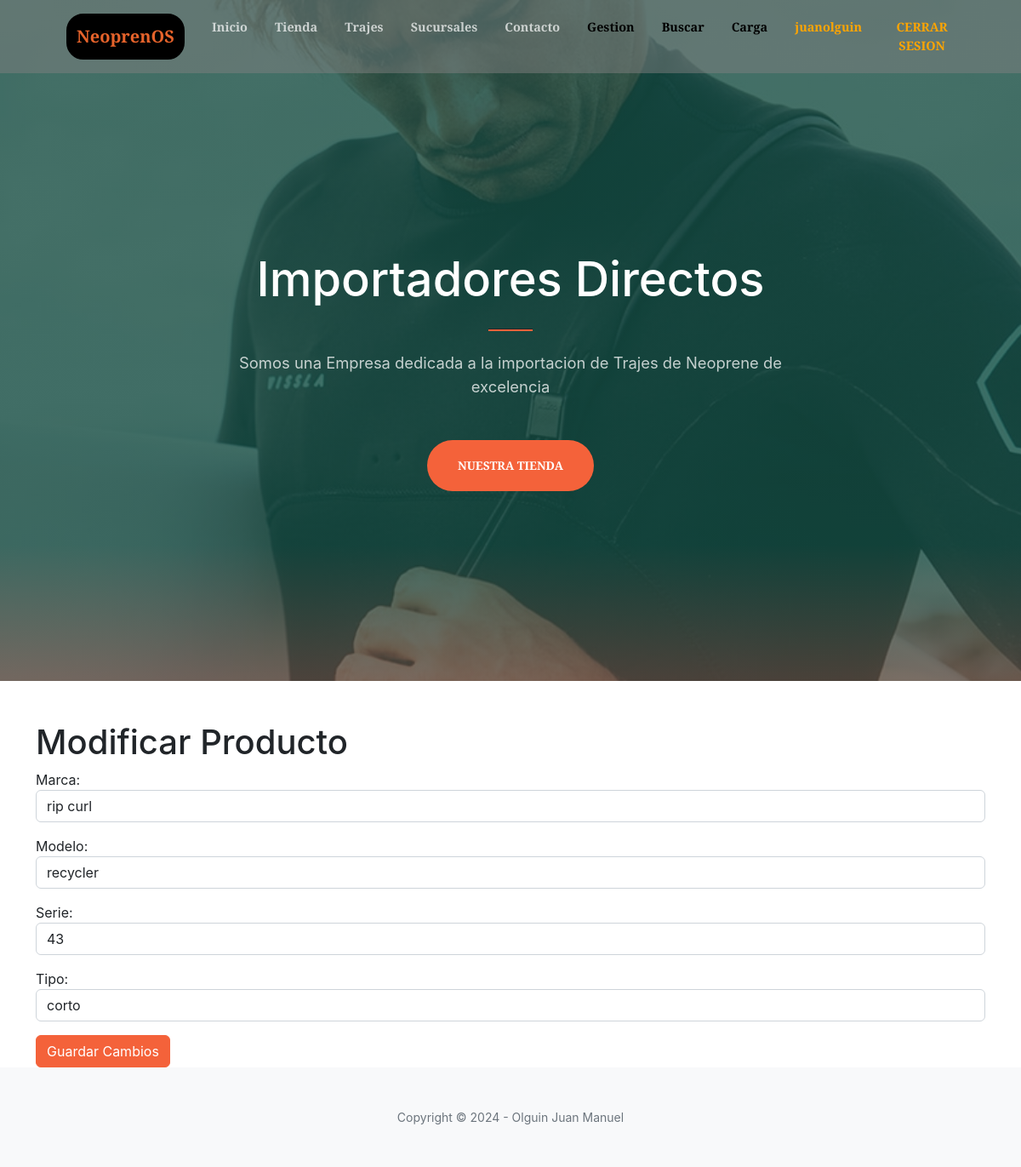
The app's page /Neoprenos/modificar_producto/22/ (signed in) with its own data.
### Neoprenos/models.py (models this page shows, shortened)
class neoprenos(models.Model) :
    marca =models.CharField(max_length=30)
    modelo=models.CharField(max_length=30)
    serie=models.IntegerField()
    tipo=models.CharField(max_length=20)

### Neoprenos/views.py (the view)
# urls.py: path('modificar_producto/<int:producto_id>/', modificar_producto, name='modificar_producto')
@login_required
def modificar_producto(request, producto_id):
    producto = get_object_or_404(neoprenos, id=producto_id)
    if request.method == 'POST':
        form = ModificacionProductoForm(request.POST, instance=producto)
        if form.is_valid():
            form.save()
            messages.success(request, "Producto modificado correctamente.")
            return redirect('gestionarProducto')
    else:
        form = ModificacionProductoForm(instance=producto)
    return render(request, 'Neoprenos/modificar_producto.html', {'form': form, 'producto': producto})

### Neoprenos/forms.py
class ModificacionProductoForm(forms.ModelForm):
    class Meta:
        model = neoprenos
        fields = ['marca', 'modelo', 'serie', 'tipo']
        widgets = {
            'marca': forms.TextInput(attrs={'class': 'form-control', 'placeholder': 'Marca'}),
            'modelo': forms.TextInput(attrs={'class': 'form-control', 'placeholder': 'Modelo'}),
            'serie': forms.TextInput(attrs={'class': 'form-control', 'placeholder': 'Serie'}),
            'tipo': forms.TextInput(attrs={'class': 'form-control', 'placeholder': 'Tipo'}),
        }

### Neoprenos/templates/Neoprenos/modificar_producto.html (shortened to what this page needs)
{% extends "Neoprenos/base.html" %}
{% load static %}
{% block main %}
<div class="container mt-5">
    <h1>Modificar Producto</h1>
    <form method="POST">
        {{ form.as_p }}
        <button type="submit" class="btn btn-primary">Guardar Cambios</button>
    </form>
</div>
{% endblock %}

### Neoprenos/templates/Neoprenos/base.html (shortened to what this page needs)
<!DOCTYPE html>
{% load static %}
<html lang="en">
    <head>
        <link href="https://cdn.jsdelivr.net/npm/bootstrap-icons@1.5.0/font/bootstrap-icons.css" rel="stylesheet" />
        <link href="https://cdnjs.cloudflare.com/ajax/libs/SimpleLightbox/2.1.0/simpleLightbox.min.css" rel="stylesheet" />
        <link href="{% static 'Neoprenos/css/styles.css' %}" rel="stylesheet" />
    </head>
    <body id="page-top">
        <nav class="navbar navbar-expand-lg navbar-light fixed-top py-3" id="mainNav">
            <div class="container px-4 px-lg-5">
                <a style ="color : rgb(230, 99, 43);border:2px solid black;padding:10px;border-radius: 20px;background-color:black;" class="navbar-brand" href="{% url 'Inicio' %}">NeoprenOS  </a>
                <div class="collapse navbar-collapse" id="navbarResponsive">
                    <ul class="navbar-nav ms-auto my-2 my-lg-0">
                        <li class="nav-item"><a class="nav-link" href="{% url 'Inicio' %}">Inicio</a></li>
                        <li class="nav-item"><a class="nav-link" href="{% url 'Tienda' %}">Tienda</a></li>
                        <li class="nav-item"><a class="nav-link" href="{% url 'Trajes' %}">Trajes</a></li>
                        <li class="nav-item"><a class="nav-link" href="{% url 'Sucursales' %}">Sucursales</a></li>
                        <li class="nav-item"><a class="nav-link" href="{% url 'Contacto' %}">Contacto</a></li>
                        <li class="nav-item"><a style ="color : black;" class="nav-link" href="{% url 'gestionarProducto' %}">Gestion</a></li>
                        <li class="nav-item"><a style ="color : black;" class="nav-link" href="{% url 'buscar' %}">Buscar</a></li>
                        <li class="nav-item"><a style ="color : black;" class="nav-link" href="{% url 'neoprenosFormulario' %}">Carga</a></li>
                        {% if not request.user.is_authenticated %}
                        <li class="nav-item"><a style ="color : orange;" class="nav-link" href="{% url 'Login' %}">INICIAR SESION</a></li>
                        {% else %}
                        <li class="nav-item"><a style="color: orange;" class="nav-link" href="#">{{ request.user.username }}</a></li>
                        <li class="nav-item">
                        <form id="logout-form" action="{% url 'Logout' %}" method="POST" style="display:inline;" onsubmit="return confirmLogout();">
                        <button type="submit" class="nav-link" style="color: orange; background: none; border: none; cursor: pointer;">CERRAR SESION</button>
                        </form></li>
                        {% endif %}
                    </ul>
                </div>
            </div>
        </nav>
        <header class="masthead">
            <div class="container px-4 px-lg-5 h-100">
                <div class="row gx-4 gx-lg-5 h-100 align-items-center justify-content-center text-center">
                    <div class="col-lg-8 align-self-end">
                        <h1 class="text-white font-weight-bold">Importadores Directos</h1>
                        <hr class="divider" />
                    </div>
                    <div class="col-lg-8 align-self-baseline">
                        <p class="text-white-75 mb-5">Somos una Empresa dedicada a la importacion de Trajes de Neoprene de excelencia</p>
                        <a class="btn btn-primary btn-xl" href="{% url 'Tienda' %}">NUESTRA TIENDA</a>
                    </div>
                </div>
            </div>
        </header>
        {% block main  %}
        {% endblock main  %}
        <footer class="bg-light py-5">
            <div class="container px-4 px-lg-5"><div class="small text-center text-muted">Copyright &copy; 2024 - Olguin Juan Manuel</div></div>
        </footer>
    </body>
</html>

### records on screen
neoprenos: marca "rip curl", modelo "recycler", serie "43", tipo "corto"

### other values on screen
{{ request.user.username }} "juanolguin"
